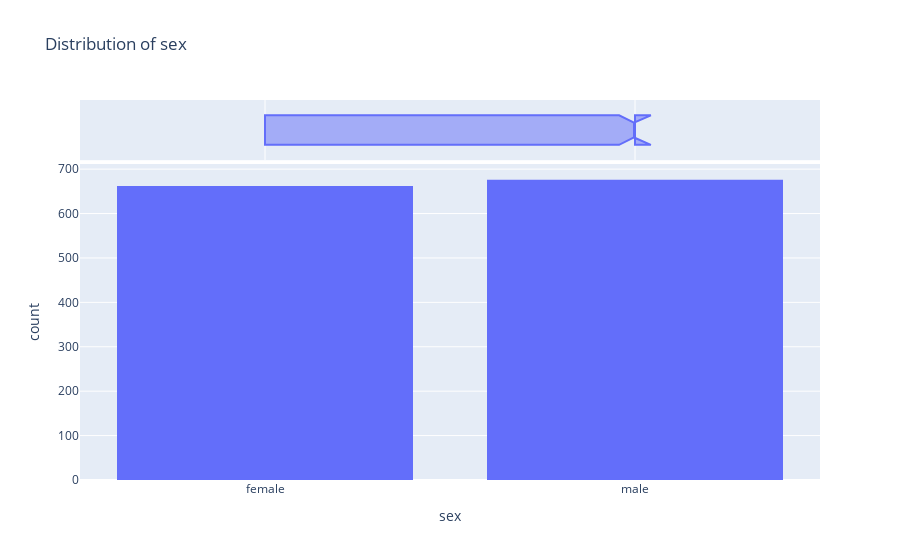

Write notebook code for a chart like this one.
### Markdown cell above
It appears that 20% of customers have reported that they smoke. Can you verify whether this matches the national average, assuming the data was collected in 2010? We can also see that smoking appears a more common habit among males.

### Code cell
px.histogram(medical_df, x = 'sex', marginal='box', title = 'Distribution of sex')

### Figure 1 — Plotly figure (JSON) as saved in the notebook; plotly's stock layout.template omitted (floating-point values rounded to 4 significant figures; data arrays with more than 128 entries replaced by an {"elided": "..."} marker saying what was removed)
{"data": [{"alignmentgroup": "True", "bingroup": "x", "hovertemplate": "sex=%{x}<br>count=%{y}<extra></extra>", "legendgroup": "", "marker": {"color": "#636efa", "pattern": {"shape": ""}}, "name": "", "offsetgroup": "", "orientation": "v", "showlegend": false, "type": "histogram", "x": {"elided": "1338 str values"}, "xaxis": "x", "yaxis": "y"}, {"alignmentgroup": "True", "hovertemplate": "sex=%{x}<extra></extra>", "legendgroup": "", "marker": {"color": "#636efa"}, "name": "", "notched": true, "offsetgroup": "", "showlegend": false, "type": "box", "x": {"elided": "1338 str values"}, "xaxis": "x2", "yaxis": "y2"}], "layout": {"autosize": true, "barmode": "relative", "legend": {"tracegroupgap": 0}, "title": {"text": "Distribution of sex"}, "xaxis": {"anchor": "y", "autorange": true, "domain": [0, 1], "range": [-0.5, 1.5], "title": {"text": "sex"}, "type": "category"}, "xaxis2": {"anchor": "y2", "autorange": true, "domain": [0, 1], "matches": "x", "range": [-0.5, 1.5], "showgrid": true, "showticklabels": false, "type": "category"}, "yaxis": {"anchor": "x", "autorange": true, "domain": [0, 0.8316], "range": [0, 711.6], "title": {"text": "count"}}, "yaxis2": {"anchor": "x2", "autorange": true, "domain": [0.8416, 1], "matches": "y2", "range": [-0.5, 0.5], "showgrid": false, "showline": false, "showticklabels": false, "ticks": "", "type": "category"}}}
